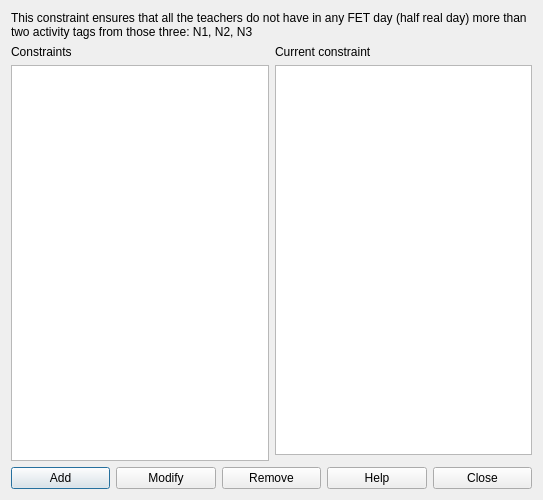
<?xml version="1.0" encoding="UTF-8"?>
<ui version="4.0">
 <class>ConstraintTeachersMaxTwoActivityTagsPerDayFromN1N2N3Form_template</class>
 <widget class="QDialog" name="ConstraintTeachersMaxTwoActivityTagsPerDayFromN1N2N3Form_template">
  <property name="geometry">
   <rect>
    <x>0</x>
    <y>0</y>
    <width>543</width>
    <height>500</height>
   </rect>
  </property>
  <property name="windowTitle">
   <string extracomment="This is the title of the dialog in which you see the list of all constraints of this type">Constraints teachers max two activity tags per day from N1 N2 N3</string>
  </property>
  <layout class="QGridLayout" name="gridLayout_2">
   <item row="0" column="0" colspan="2">
    <widget class="QLabel" name="textLabel1">
     <property name="sizePolicy">
      <sizepolicy hsizetype="Minimum" vsizetype="Minimum">
       <horstretch>0</horstretch>
       <verstretch>0</verstretch>
      </sizepolicy>
     </property>
     <property name="text">
      <string>This constraint ensures that all the teachers do not have in any FET day (half real day) more than two activity tags from those three: N1, N2, N3</string>
     </property>
     <property name="wordWrap">
      <bool>true</bool>
     </property>
    </widget>
   </item>
   <item row="1" column="0" rowspan="2">
    <layout class="QVBoxLayout" name="verticalLayout_2">
     <item>
      <widget class="QLabel" name="constraintsTextLabel">
       <property name="frameShape">
        <enum>QFrame::NoFrame</enum>
       </property>
       <property name="frameShadow">
        <enum>QFrame::Plain</enum>
       </property>
       <property name="text">
        <string>Constraints</string>
       </property>
       <property name="wordWrap">
        <bool>false</bool>
       </property>
      </widget>
     </item>
     <item>
      <widget class="QListWidget" name="constraintsListWidget"/>
     </item>
    </layout>
   </item>
   <item row="1" column="1">
    <layout class="QVBoxLayout" name="verticalLayout">
     <item>
      <widget class="QLabel" name="currentConstraintTextLabel">
       <property name="text">
        <string>Current constraint</string>
       </property>
       <property name="wordWrap">
        <bool>false</bool>
       </property>
      </widget>
     </item>
     <item>
      <widget class="QPlainTextEdit" name="currentConstraintTextEdit"/>
     </item>
    </layout>
   </item>
   <item row="3" column="0" colspan="2">
    <layout class="QHBoxLayout" name="horizontalLayout">
     <item>
      <widget class="QPushButton" name="addConstraintPushButton">
       <property name="text">
        <string>Add</string>
       </property>
      </widget>
     </item>
     <item>
      <widget class="QPushButton" name="modifyConstraintPushButton">
       <property name="text">
        <string>Modify</string>
       </property>
      </widget>
     </item>
     <item>
      <widget class="QPushButton" name="removeConstraintPushButton">
       <property name="text">
        <string>Remove</string>
       </property>
      </widget>
     </item>
     <item>
      <widget class="QPushButton" name="helpPushButton">
       <property name="text">
        <string>Help</string>
       </property>
      </widget>
     </item>
     <item>
      <widget class="QPushButton" name="closePushButton">
       <property name="text">
        <string>Close</string>
       </property>
      </widget>
     </item>
    </layout>
   </item>
  </layout>
 </widget>
 <layoutdefault spacing="6" margin="11"/>
 <resources/>
 <connections/>
</ui>
